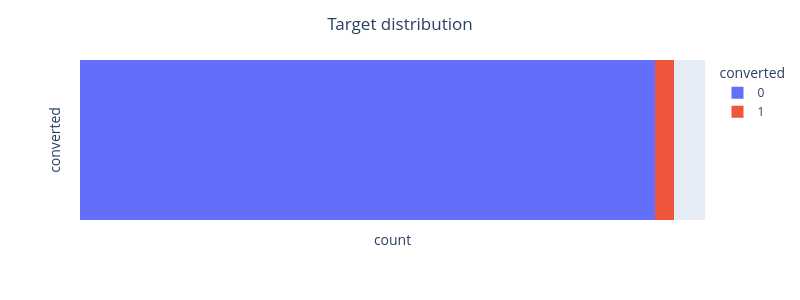

Notebook code cell kept with this figure:
### Markdown cell above
There is a strong correlation between total_pages_visited and the target (converted). So at least with this feature, we know that we will have relevant prediction !

### Code cell
fig= px.histogram(data_sample, y='converted', nbins=1, color='converted', orientation='h')
fig.update_layout(title=dict(text='Target distribution', x=0.5))
fig.update_layout(autosize=False, width= 800, height=300)
fig.update_yaxes(showticklabels=False)
fig.update_xaxes(showticklabels=False)
fig.show()

converted = (dataset['converted'].value_counts()[1]) / (dataset['converted'].count()) *100
print(f'% of converted : {round(converted,2)} %')

### Figure 1 — Plotly figure (JSON) as saved in the notebook; plotly's stock layout.template omitted (floating-point values rounded to 4 significant figures; data arrays with more than 128 entries replaced by an {"elided": "..."} marker saying what was removed)
{"data": [{"bingroup": "y", "hovertemplate": "converted=%{y}<br>count=%{x}<extra></extra>", "legendgroup": "0", "marker": {"color": "#636efa", "pattern": {"shape": ""}}, "name": "0", "nbinsy": 1, "orientation": "h", "showlegend": true, "type": "histogram", "xaxis": "x", "y": {"elided": "9691 int values"}, "yaxis": "y"}, {"bingroup": "y", "hovertemplate": "converted=%{y}<br>count=%{x}<extra></extra>", "legendgroup": "1", "marker": {"color": "#EF553B", "pattern": {"shape": ""}}, "name": "1", "nbinsy": 1, "orientation": "h", "showlegend": true, "type": "histogram", "xaxis": "x", "y": {"elided": "309 int values"}, "yaxis": "y"}], "layout": {"autosize": false, "barmode": "relative", "height": 300, "legend": {"title": {"text": "converted"}, "tracegroupgap": 0}, "margin": {"t": 60}, "title": {"text": "Target distribution", "x": 0.5}, "width": 800, "xaxis": {"anchor": "y", "domain": [0, 1], "showticklabels": false, "title": {"text": "count"}}, "yaxis": {"anchor": "x", "categoryarray": [1, 0], "categoryorder": "array", "domain": [0, 1], "showticklabels": false, "title": {"text": "converted"}}}}
